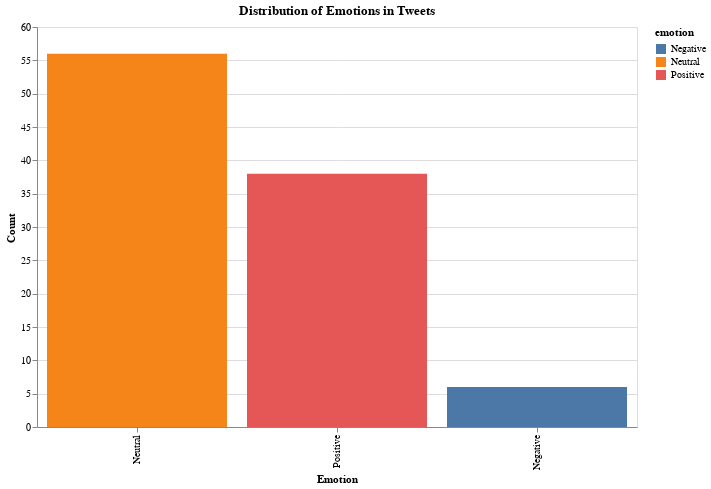

Notebook code for this chart:
### Markdown cell above
In our Twitter sentiment analysis, we leveraged both a bar chart for emotion distribution and a conceptual pie chart to dissect sentiment polarity and subjectivity, providing a holistic view of user engagement. The bar chart vividly illustrated the prevalence of various emotions, notably showing a significant lean towards Neutral sentiments, which suggests a substantial portion of tweets convey information or comments without strong emotional undertones. Conversely, the pie chart aimed to offer a broader perspective on sentiment polarity, distinguishing between Positive, Neutral, and (hypothetically) Highly Subjective tweets based on polarity and subjectivity scores. This contrast underscored the dominance of Neutral sentiments, implying a predominant trend of tweets that refrain from conveying marked positivity or negativity, possibly reflecting a preference for objective discourse on the platform. Together, these visualizations paint a comprehensive picture of the emotional and sentiment landscape within the analyzed Twitter dataset, offering valuable insights into public mood and engagement trends.

### Code cell
# Create a bar chart for the distribution of emotions in tweets
emotion_chart = alt.Chart(df_tweets).mark_bar().encode(
    x=alt.X('emotion', sort='-y', title='Emotion'),
    y=alt.Y('count():Q', title='Count'),
    color='emotion:N'
).properties(
    title='Distribution of Emotions in Tweets',
    width=600,
    height=400
)

# Display the chart
emotion_chart

### Figure 1 — Vega-Lite specification as saved in the notebook (floating-point values rounded to 4 significant figures)
{"config": {"view": {"continuousWidth": 300, "continuousHeight": 300}}, "data": {"name": "data-7ef2e589a08f40674b39fc16cd4620a1"}, "mark": {"type": "bar"}, "encoding": {"color": {"field": "emotion", "type": "nominal"}, "x": {"field": "emotion", "sort": "-y", "title": "Emotion", "type": "nominal"}, "y": {"aggregate": "count", "title": "Count", "type": "quantitative"}}, "height": 400, "title": "Distribution of Emotions in Tweets", "width": 600, "$schema": "https://vega.github.io/schema/vega-lite/v5.16.3.json", "datasets": {"data-7ef2e589a08f40674b39fc16cd4620a1": [{"datetime": "2024-04-11T22:55:43+00:00", "text": "Community Notes will now show faster https://t.co/QuFdcln6wf", "mentions": "", "polarity": 0.0, "subjectivity": 0.0, "emotion": "Neutral"}, {"datetime": "2024-04-11T19:07:08+00:00", "text": "Glad Tesla FSD was there to help and that you’re feeling well! https://t.co/8krLuAMEaj", "mentions": "", "polarity": 0.625, "subjectivity": 1.0, "emotion": "Positive"}, {"datetime": "2024-04-11T18:10:21+00:00", "text": "@jack @ChrisJBakke 🔥🤣", "mentions": "@jack, @ChrisJBakke", "polarity": 0.0, "subjectivity": 0.0, "emotion": "Neutral"}, {"datetime": "2024-04-11T18:09:29+00:00", "text": "@thackerpd This makes a mockery of FOIA", "mentions": "@thackerpd", "polarity": 0.0, "subjectivity": 0.0, "emotion": "Neutral"}, {"datetime": "2024-04-11T18:05:48+00:00", "text": "@jdotarnold Thanks for doing this. While tried hard to do the right thing.", "mentions": "@jdotarnold", "polarity": 0.06468, "subjectivity": 0.4258, "emotion": "Positive"}, {"datetime": "2024-04-11T17:59:07+00:00", "text": "@CollinRugg Wow", "mentions": "@CollinRugg", "polarity": 0.1, "subjectivity": 1.0, "emotion": "Positive"}, {"datetime": "2024-04-11T15:38:15+00:00", "text": "@jk_rowling 🔥😂", "mentions": "@jk_rowling", "polarity": 0.0, "subjectivity": 0.0, "emotion": "Neutral"}, {"datetime": "2024-04-11T15:35:36+00:00", "text": "Congrats SpaceX Team &amp; @SpaceForceDoD on completing 3 orbital Vandenberg launches in 11 days!\n\nMight be a record. https://t.co/72OQELpXyj", "mentions": "@SpaceForceDoD", "polarity": 0.0, "subjectivity": 0.0, "emotion": "Neutral"}, {"datetime": "2024-04-11T15:28:52+00:00", "text": "Tyranny https://t.co/r3Se5J542z", "mentions": "", "polarity": 0.0, "subjectivity": 0.0, "emotion": "Neutral"}, {"datetime": "2024-04-11T15:25:17+00:00", "text": "@TexasLindsay_ !!", "mentions": "@TexasLindsay_", "polarity": 0.0, "subjectivity": 0.0, "emotion": "Neutral"}, {"datetime": "2024-04-11T15:17:21+00:00", "text": "@JudiciaryGOP 💯", "mentions": "@JudiciaryGOP", "polarity": 0.0, "subjectivity": 0.0, "emotion": "Neutral"}, {"datetime": "2024-04-11T15:16:43+00:00", "text": "@VivekGRamaswamy Yup, they proudly so say on their website!", "mentions": "@VivekGRamaswamy", "polarity": 1.0, "subjectivity": 1.0, "emotion": "Positive"}, {"datetime": "2024-04-11T15:03:16+00:00", "text": "@MarioNawfal !", "mentions": "@MarioNawfal", "polarity": 0.0, "subjectivity": 0.0, "emotion": "Neutral"}, {"datetime": "2024-04-11T15:01:16+00:00", "text": "@jk_rowling !!", "mentions": "@jk_rowling", "polarity": 0.0, "subjectivity": 0.0, "emotion": "Neutral"}, {"datetime": "2024-04-11T14:59:38+00:00", "text": "@Rothmus Can’t take that example too literally. What’s meant is generally argue with strangers on the Internet about trivia.", "mentions": "@Rothmus", "polarity": 0.05, "subjectivity": 0.5, "emotion": "Positive"}, {"datetime": "2024-04-11T14:56:40+00:00", "text": "😂 https://t.co/dmSYpTuHDx", "mentions": "", "polarity": 0.0, "subjectivity": 0.0, "emotion": "Neutral"}, {"datetime": "2024-04-11T14:55:56+00:00", "text": "@ChrisJBakke 🤣🤣", "mentions": "@ChrisJBakke", "polarity": 0.0, "subjectivity": 0.0, "emotion": "Neutral"}, {"datetime": "2024-04-11T14:54:27+00:00", "text": "@robbystarbuck They won’t denounce “Death to America”!?\n\nThat is traitorous behavior.", "mentions": "@robbystarbuck", "polarity": 0.0, "subjectivity": 0.0, "emotion": "Neutral"}, {"datetime": "2024-04-11T14:53:43+00:00", "text": "@Rothmus True", "mentions": "@Rothmus", "polarity": 0.35, "subjectivity": 0.65, "emotion": "Positive"}, {"datetime": "2024-04-11T14:53:26+00:00", "text": "@EndWokeness Death to America in America?", "mentions": "@EndWokeness", "polarity": 0.0, "subjectivity": 0.0, "emotion": "Neutral"}, {"datetime": "2024-04-11T14:50:42+00:00", "text": "@DimaZeniuk Yes", "mentions": "@DimaZeniuk", "polarity": 0.0, "subjectivity": 0.0, "emotion": "Neutral"}, {"datetime": "2024-04-11T14:49:31+00:00", "text": "@jk_rowling Wow", "mentions": "@jk_rowling", "polarity": 0.1, "subjectivity": 1.0, "emotion": "Positive"}, {"datetime": "2024-04-11T14:48:31+00:00", "text": "RT @cb_doge: \"My banking accounts were frozen, all my social media was under censorship and my passport has been cancelled. Just for a bunc…", "mentions": "@cb_doge", "polarity": 0.03333, "subjectivity": 0.06667, "emotion": "Positive"}, {"datetime": "2024-04-11T14:47:37+00:00", "text": "The severity of the censorship and the degree to which Brazil’s own laws are being broken, to the detriment of their own people, is the worst of any country in the world in which this platform operates. https://t.co/dWa3Mkrkas", "mentions": "", "polarity": -0.05, "subjectivity": 0.85, "emotion": "Negative"}, {"datetime": "2024-04-11T14:44:28+00:00", "text": "Accurate https://t.co/0rnrWmELM7", "mentions": "", "polarity": 0.4, "subjectivity": 0.6333, "emotion": "Positive"}, {"datetime": "2024-04-11T12:10:09+00:00", "text": "@ClownWorld_ Poor guy", "mentions": "@ClownWorld_", "polarity": -0.4, "subjectivity": 0.6, "emotion": "Negative"}, {"datetime": "2024-04-11T12:06:40+00:00", "text": "https://t.co/eIhSUbjBH2", "mentions": "", "polarity": 0.0, "subjectivity": 0.0, "emotion": "Neutral"}, {"datetime": "2024-04-11T11:51:42+00:00", "text": "@WildfireWhisper They did. ~45 years ago.", "mentions": "@WildfireWhisper", "polarity": 0.0, "subjectivity": 0.0, "emotion": "Neutral"}, {"datetime": "2024-04-11T11:48:43+00:00", "text": "@nypost Inevitable", "mentions": "@nypost", "polarity": 0.0, "subjectivity": 1.0, "emotion": "Neutral"}, {"datetime": "2024-04-11T11:43:08+00:00", "text": "@KTVU Whatever they’re doing is definitely not working!", "mentions": "@KTVU", "polarity": 0.0, "subjectivity": 0.5, "emotion": "Neutral"}, {"datetime": "2024-04-11T11:39:46+00:00", "text": "@KTVU Wow", "mentions": "@KTVU", "polarity": 0.1, "subjectivity": 1.0, "emotion": "Positive"}, {"datetime": "2024-04-11T11:39:27+00:00", "text": "@ZubyMusic @jk_rowling 😂", "mentions": "@ZubyMusic, @jk_rowling", "polarity": 0.0, "subjectivity": 0.0, "emotion": "Neutral"}, {"datetime": "2024-04-11T11:38:59+00:00", "text": "@Nate_Esparza It is messy at times, but never boring", "mentions": "@Nate_Esparza", "polarity": 0.15, "subjectivity": 0.7, "emotion": "Positive"}, {"datetime": "2024-04-11T11:36:24+00:00", "text": "@WallStreetSilv !!", "mentions": "@WallStreetSilv", "polarity": 0.0, "subjectivity": 0.0, "emotion": "Neutral"}, {"datetime": "2024-04-11T11:26:55+00:00", "text": "@stillgray !!", "mentions": "@stillgray", "polarity": 0.0, "subjectivity": 0.0, "emotion": "Neutral"}, {"datetime": "2024-04-11T11:16:15+00:00", "text": "@VivekGRamaswamy Yeah", "mentions": "@VivekGRamaswamy", "polarity": 0.0, "subjectivity": 0.0, "emotion": "Neutral"}, {"datetime": "2024-04-11T11:15:35+00:00", "text": "@Erdayastronaut Yeah", "mentions": "@Erdayastronaut", "polarity": 0.0, "subjectivity": 0.0, "emotion": "Neutral"}, {"datetime": "2024-04-11T11:08:16+00:00", "text": "@Benioff @HiloMedCenter @GovJoshGreenMD @HIMayorMitch @UCSF @hawaiipachealth Cool", "mentions": "@Benioff, @HiloMedCenter, @GovJoshGreenMD, @HIMayorMitch, @UCSF, @hawaiipachealth", "polarity": 0.35, "subjectivity": 0.65, "emotion": "Positive"}, {"datetime": "2024-04-11T11:07:09+00:00", "text": "@MarioNawfal @EndWokeness @ViralNewsNYC Importing voters", "mentions": "@MarioNawfal, @EndWokeness, @ViralNewsNYC", "polarity": 0.0, "subjectivity": 0.0, "emotion": "Neutral"}, {"datetime": "2024-04-11T11:05:54+00:00", "text": "@HelpfulNotes Community Notes has some bangers 😂", "mentions": "@HelpfulNotes", "polarity": 0.0, "subjectivity": 0.0, "emotion": "Neutral"}, {"datetime": "2024-04-11T11:03:13+00:00", "text": "@TheBabylonBee Worrisome", "mentions": "@TheBabylonBee", "polarity": 0.0, "subjectivity": 0.0, "emotion": "Neutral"}, {"datetime": "2024-04-11T10:56:00+00:00", "text": "True https://t.co/VnTdG12lGV", "mentions": "", "polarity": 0.35, "subjectivity": 0.65, "emotion": "Positive"}, {"datetime": "2024-04-11T06:51:17+00:00", "text": "@teslaownersSV 😂", "mentions": "@teslaownersSV", "polarity": 0.0, "subjectivity": 0.0, "emotion": "Neutral"}, {"datetime": "2024-04-11T06:50:38+00:00", "text": "@JamesEsses Yes", "mentions": "@JamesEsses", "polarity": 0.0, "subjectivity": 0.0, "emotion": "Neutral"}, {"datetime": "2024-04-11T06:36:44+00:00", "text": "@GOPoversight Because they want illegals to count in the census", "mentions": "@GOPoversight", "polarity": 0.0, "subjectivity": 0.0, "emotion": "Neutral"}, {"datetime": "2024-04-11T06:35:31+00:00", "text": "@tsarnick He wuz robbed!", "mentions": "@tsarnick", "polarity": 0.0, "subjectivity": 0.0, "emotion": "Neutral"}, {"datetime": "2024-04-11T06:31:28+00:00", "text": "@jasondebolt X follows the law", "mentions": "@jasondebolt", "polarity": 0.0, "subjectivity": 0.0, "emotion": "Neutral"}, {"datetime": "2024-04-11T06:22:57+00:00", "text": "@cb_doge Yup", "mentions": "@cb_doge", "polarity": 0.0, "subjectivity": 0.0, "emotion": "Neutral"}, {"datetime": "2024-04-11T06:19:16+00:00", "text": "😱 https://t.co/8RPvaJ4gqV", "mentions": "", "polarity": 0.0, "subjectivity": 0.0, "emotion": "Neutral"}, {"datetime": "2024-04-11T06:15:35+00:00", "text": "@LibertyCappy 😂", "mentions": "@LibertyCappy", "polarity": 0.0, "subjectivity": 0.0, "emotion": "Neutral"}, {"datetime": "2024-04-11T06:13:53+00:00", "text": "Your support is much appreciated. Makes a difference. https://t.co/qgxx6Q7gbi", "mentions": "", "polarity": 0.2, "subjectivity": 0.1, "emotion": "Positive"}, {"datetime": "2024-04-11T06:10:56+00:00", "text": "@MarioNawfal Wow", "mentions": "@MarioNawfal", "polarity": 0.1, "subjectivity": 1.0, "emotion": "Positive"}, {"datetime": "2024-04-11T06:04:13+00:00", "text": "@TeslaAIBot It was always going to be a virtual paperclip", "mentions": "@TeslaAIBot", "polarity": 0.0, "subjectivity": 0.0, "emotion": "Neutral"}, {"datetime": "2024-04-11T06:03:51+00:00", "text": "@TeslaAIBot The Paperclippy Problem", "mentions": "@TeslaAIBot", "polarity": 0.0, "subjectivity": 0.0, "emotion": "Neutral"}, {"datetime": "2024-04-11T06:02:06+00:00", "text": "@Matt_Pinner This cute house was not made for the nocturnal", "mentions": "@Matt_Pinner", "polarity": 0.5, "subjectivity": 1.0, "emotion": "Positive"}, {"datetime": "2024-04-11T05:55:35+00:00", "text": "@WholeMarsBlog It will far exceed human capabilities", "mentions": "@WholeMarsBlog", "polarity": 0.05, "subjectivity": 0.55, "emotion": "Positive"}, {"datetime": "2024-04-11T05:39:17+00:00", "text": "Interesting https://t.co/UwkEtQo40m", "mentions": "", "polarity": 0.5, "subjectivity": 0.5, "emotion": "Positive"}, {"datetime": "2024-04-11T05:28:50+00:00", "text": "@MarieIsabellaB @LibertyCappy 🤣", "mentions": "@MarieIsabellaB, @LibertyCappy", "polarity": 0.0, "subjectivity": 0.0, "emotion": "Neutral"}, {"datetime": "2024-04-11T05:25:46+00:00", "text": "@MarioNawfal Interesting 🧐", "mentions": "@MarioNawfal", "polarity": 0.5, "subjectivity": 0.5, "emotion": "Positive"}, {"datetime": "2024-04-11T05:23:01+00:00", "text": "@BillyM2k @TheRabbitHole84 Yeah", "mentions": "@BillyM2k, @TheRabbitHole84", "polarity": 0.0, "subjectivity": 0.0, "emotion": "Neutral"}, {"datetime": "2024-04-11T05:02:35+00:00", "text": "@alx 💯", "mentions": "@alx", "polarity": 0.0, "subjectivity": 0.0, "emotion": "Neutral"}, {"datetime": "2024-04-11T05:01:55+00:00", "text": "@Not_the_Bee Fake Q&amp;A. It doesn’t count if you know what’s going to be asked beforehand!", "mentions": "@Not_the_Bee", "polarity": -0.625, "subjectivity": 1.0, "emotion": "Negative"}, {"datetime": "2024-04-11T04:55:02+00:00", "text": "@TonyadeVitti @SpaceX Several changes from that design, but the general approach remains the same", "mentions": "@TonyadeVitti, @SpaceX", "polarity": 0.01667, "subjectivity": 0.2083, "emotion": "Positive"}, {"datetime": "2024-04-11T04:51:44+00:00", "text": "RT @SpaceX: Shutdown of a Raptor vacuum engine in slow motion. The engine’s nozzle is sized for use by Starship in the Earth’s upper atmosp…", "mentions": "@SpaceX", "polarity": -0.1028, "subjectivity": 0.1333, "emotion": "Negative"}, {"datetime": "2024-04-11T04:51:25+00:00", "text": "@Grimezsz Cool concept for an irl performance", "mentions": "@Grimezsz", "polarity": 0.35, "subjectivity": 0.65, "emotion": "Positive"}, {"datetime": "2024-04-11T04:48:07+00:00", "text": "@LibertyCappy Hmm good point", "mentions": "@LibertyCappy", "polarity": 0.7, "subjectivity": 0.6, "emotion": "Positive"}, {"datetime": "2024-04-11T04:35:02+00:00", "text": "@JTLonsdale True!", "mentions": "@JTLonsdale", "polarity": 0.4375, "subjectivity": 0.65, "emotion": "Positive"}, {"datetime": "2024-04-11T04:22:48+00:00", "text": "Sounds balanced … 😂 https://t.co/CR1ncKqw0d", "mentions": "", "polarity": 0.0, "subjectivity": 0.0, "emotion": "Neutral"}, {"datetime": "2024-04-11T04:17:16+00:00", "text": "Exactly https://t.co/X31HS1GtJ5", "mentions": "", "polarity": 0.25, "subjectivity": 0.25, "emotion": "Positive"}, {"datetime": "2024-04-11T04:08:36+00:00", "text": "@robbystarbuck Problem with idiotic, Roach Motel laws like this is that no grocery store will take a risk on San Francisco if they can’t get out", "mentions": "@robbystarbuck", "polarity": -0.6667, "subjectivity": 0.8333, "emotion": "Negative"}, {"datetime": "2024-04-11T04:05:27+00:00", "text": "@xDaily No kidding", "mentions": "@xDaily", "polarity": 0.0, "subjectivity": 0.0, "emotion": "Neutral"}, {"datetime": "2024-04-11T04:05:05+00:00", "text": "@andst7 Yes", "mentions": "@andst7", "polarity": 0.0, "subjectivity": 0.0, "emotion": "Neutral"}, {"datetime": "2024-04-11T04:03:28+00:00", "text": "@MarioNawfal Absolutely", "mentions": "@MarioNawfal", "polarity": 0.2, "subjectivity": 0.9, "emotion": "Positive"}, {"datetime": "2024-04-11T04:02:28+00:00", "text": "We were asked to suspend sitting members of the Brazilian parliament and many journalists https://t.co/XgKeERkMPA", "mentions": "", "polarity": 0.5, "subjectivity": 0.5, "emotion": "Positive"}, {"datetime": "2024-04-11T04:00:50+00:00", "text": "@stillgray Yeah", "mentions": "@stillgray", "polarity": 0.0, "subjectivity": 0.0, "emotion": "Neutral"}, {"datetime": "2024-04-11T03:58:53+00:00", "text": "Exactly. Dictator @Alexandre. https://t.co/glhcFdYSb2", "mentions": "@Alexandre", "polarity": 0.25, "subjectivity": 0.25, "emotion": "Positive"}, {"datetime": "2024-04-11T03:57:29+00:00", "text": "𝕏 just received an inquiry from the US House of Representatives regarding actions taken in Brazil that were in violation of Brazilian law.\n\nThere were hundreds, if not thousands.\n\nThis is getting spicy 🌶️", "mentions": "", "polarity": 0.0, "subjectivity": 0.0, "emotion": "Neutral"}, {"datetime": "2024-04-11T03:52:39+00:00", "text": "@MarioNawfal Tell us more about these NGOs …", "mentions": "@MarioNawfal", "polarity": 0.5, "subjectivity": 0.5, "emotion": "Positive"}, {"datetime": "2024-04-11T03:50:29+00:00", "text": "@MarioNawfal 💯", "mentions": "@MarioNawfal", "polarity": 0.0, "subjectivity": 0.0, "emotion": "Neutral"}, {"datetime": "2024-04-11T03:11:59+00:00", "text": "@MarioNawfal 💯", "mentions": "@MarioNawfal", "polarity": 0.0, "subjectivity": 0.0, "emotion": "Neutral"}, {"datetime": "2024-04-11T03:11:42+00:00", "text": "@MarioNawfal Sorry about this. \n\nIt is our top priority to stabilize Spaces for large international audiences.", "mentions": "@MarioNawfal", "polarity": 0.05357, "subjectivity": 0.4821, "emotion": "Positive"}, {"datetime": "2024-04-11T02:46:25+00:00", "text": "@VivekGRamaswamy Yes!\n\nMany politicians view winning the election as the end goal and thereafter leave everything to the career civil service staff.\n\nOnce in a while someone tries to do something.\n\nhttps://t.co/h0D3EWsllj", "mentions": "@VivekGRamaswamy", "polarity": 0.3, "subjectivity": 0.55, "emotion": "Positive"}, {"datetime": "2024-04-11T02:37:26+00:00", "text": "@cb_doge If a day goes by without that happening, something is clearly wrong 😂", "mentions": "@cb_doge", "polarity": -0.5, "subjectivity": 0.9, "emotion": "Negative"}, {"datetime": "2024-04-11T02:22:01+00:00", "text": "@EndWokeness !!", "mentions": "@EndWokeness", "polarity": 0.0, "subjectivity": 0.0, "emotion": "Neutral"}, {"datetime": "2024-04-11T02:19:26+00:00", "text": "True\n https://t.co/qQEe4O29SD", "mentions": "", "polarity": 0.35, "subjectivity": 0.65, "emotion": "Positive"}, {"datetime": "2024-04-11T02:18:16+00:00", "text": "@tunguz Just flip the registers directly", "mentions": "@tunguz", "polarity": 0.1, "subjectivity": 0.4, "emotion": "Positive"}, {"datetime": "2024-04-11T02:14:14+00:00", "text": "@cb_doge On this platform, we love criticism 😂", "mentions": "@cb_doge", "polarity": 0.5, "subjectivity": 0.6, "emotion": "Positive"}, {"datetime": "2024-04-10T23:44:53+00:00", "text": "@Nate_Esparza 😂", "mentions": "@Nate_Esparza", "polarity": 0.0, "subjectivity": 0.0, "emotion": "Neutral"}, {"datetime": "2024-04-10T22:06:53+00:00", "text": "@cb_doge @realDonaldTrump @POTUS 💯", "mentions": "@cb_doge, @realDonaldTrump, @POTUS", "polarity": 0.0, "subjectivity": 0.0, "emotion": "Neutral"}, {"datetime": "2024-04-10T21:46:42+00:00", "text": "@liuyuxxd 😂", "mentions": "@liuyuxxd", "polarity": 0.0, "subjectivity": 0.0, "emotion": "Neutral"}, {"datetime": "2024-04-10T21:46:24+00:00", "text": "@shellenberger Would be good to have a short version too", "mentions": "@shellenberger", "polarity": 0.35, "subjectivity": 0.45, "emotion": "Positive"}, {"datetime": "2024-04-10T21:43:27+00:00", "text": "𝕏 algorithm update coming soon with more bangers and less clickbait!", "mentions": "", "polarity": 0.1458, "subjectivity": 0.2833, "emotion": "Positive"}, {"datetime": "2024-04-10T20:46:40+00:00", "text": "@tblckn Seeing a Facebook link is like an @aol.com email address 😂", "mentions": "@tblckn, @aol", "polarity": 0.0, "subjectivity": 0.0, "emotion": "Neutral"}, {"datetime": "2024-04-10T17:48:49+00:00", "text": "Exactly https://t.co/tHdveqQjbK", "mentions": "", "polarity": 0.25, "subjectivity": 0.25, "emotion": "Positive"}, {"datetime": "2024-04-10T17:47:50+00:00", "text": "@stillgray How far NPR has fallen …", "mentions": "@stillgray", "polarity": 0.1, "subjectivity": 1.0, "emotion": "Positive"}, {"datetime": "2024-04-10T17:44:59+00:00", "text": "Looking forward to meeting with Prime Minister @NarendraModi in India!", "mentions": "@NarendraModi", "polarity": 0.0, "subjectivity": 0.0, "emotion": "Neutral"}, {"datetime": "2024-04-10T17:35:35+00:00", "text": "@stclairashley !", "mentions": "@stclairashley", "polarity": 0.0, "subjectivity": 0.0, "emotion": "Neutral"}, {"datetime": "2024-04-10T17:35:15+00:00", "text": "𝕏 respects the laws of Brazil and all countries in which we operate.\n\nWhen given an order to break the law, we must refuse. https://t.co/vLuFUP9gN8", "mentions": "", "polarity": 0.0, "subjectivity": 0.0, "emotion": "Neutral"}, {"datetime": "2024-04-10T17:19:49+00:00", "text": "@anothercohen 😂", "mentions": "@anothercohen", "polarity": 0.0, "subjectivity": 0.0, "emotion": "Neutral"}, {"datetime": "2024-04-10T16:19:45+00:00", "text": "RT @cb_doge: BREAKING: 𝕏 recorded a 43.4 million increase in unique visitors in March as compared to the previous month with a total of 1.6…", "mentions": "@cb_doge", "polarity": 0.06944, "subjectivity": 0.6389, "emotion": "Positive"}]}}
